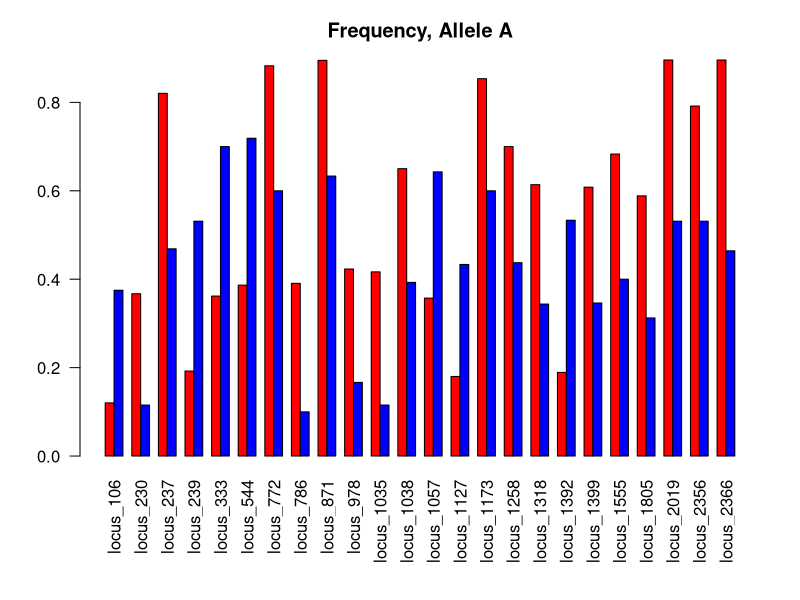
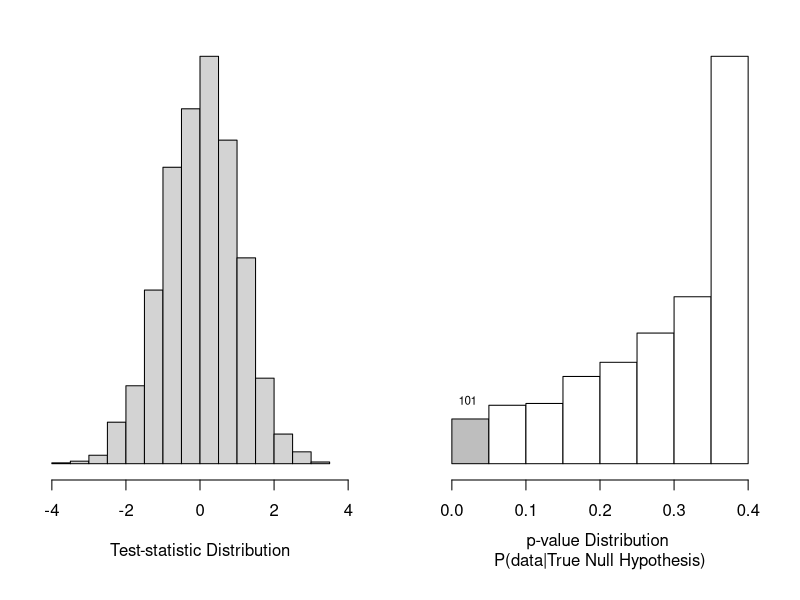
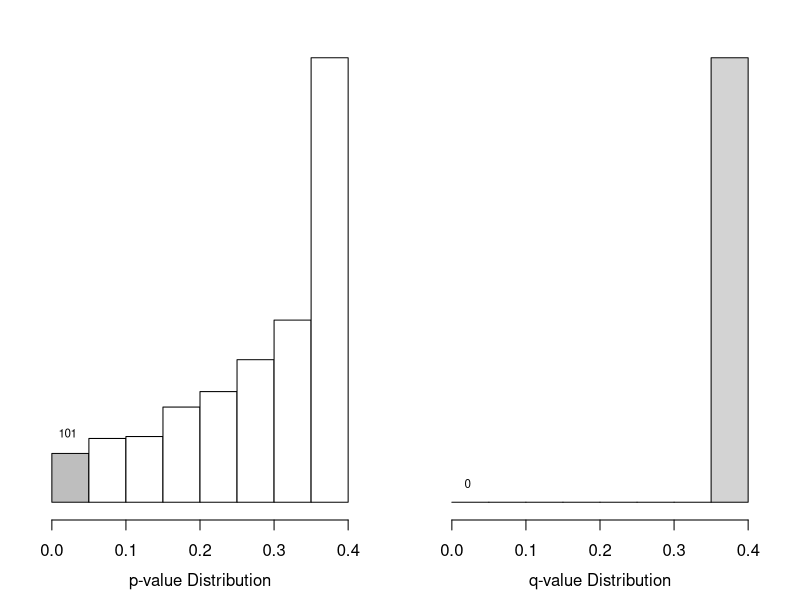
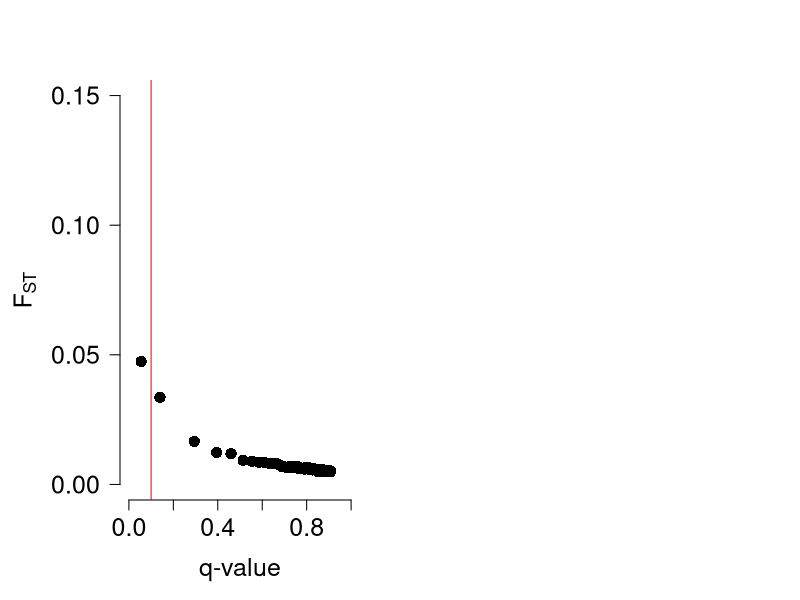

Source code (R) for these figures, in order:
## ---- chunk 1
library(qvalue)
## ---- chunk 2
# set working directory
setwd('~/Desktop/CSU_PopGen_Labs/Data/')
# load in the Bayescan data so we can use its counts in the subsequent section
bayescan<-read.table('Final_Merged_Both_Sites_Bayescan_Input_fst.txt')
## ---- chunk 3
# load the raw allele frequency data
bayescan.input<-read.table('wide_format_Bayescan.txt', header=T)

# inspect the data format
head(bayescan.input)
## ---- chunk 4
# load in the Bayescan output data
setwd('~/Desktop/CSU_PopGen_Labs/Data/')
bayescan.out<-read.table('Final_Merged_Both_Sites_Bayescan_Input_fst.txt')

# inspect the data format
head(bayescan.out)
## ---- chunk 5
# extract the loci that have more than 25% difference in frequency between the two populations
disparate.freq <- bayescan.input[which(abs(bayescan.input$p_1-bayescan.input$p_2)>0.25),]

# how many were there?
length(disparate.freq[,1])

par(mar=c(7, 4, 3, 2))
barplot(rbind(disparate.freq$p_1, disparate.freq$p_2), beside=T, col=c('red', 'blue'), names=disparate.freq$Locus_1, main='Frequency, Allele A', las=2)
## ---- chunk 6
# ANSWER KEY
disparate.freq.35 <- bayescan.input[which(abs(bayescan.input$p_1-bayescan.input$p_2)>0.35),]
length(disparate.freq.35[,1])
## ---- chunk 7

# Draw sample data points (test statistics) from a simulated normal distribution
simulated.values<-rnorm(length(bayescan.out[,1]))

# Determine the probability of making each observation randomly from
# the given distribution using the function dnorm().
# dnorm() gives the area under the curve for values 
# equal to or more extreme than the observed value, 
# otherwise known as the p-value.

simulated.p<-dnorm(simulated.values)

## ---- chunk 8
par(mfrow=c(1,2), mar=c(6,2,2,2))
hist(simulated.values, main='', xlab='Test-statistic Distribution', las=1, freq=F, xlim=c(-4, 4), axes=F)
axis(side=1)
hist(simulated.p, main='', xlab='', ylab='', las=1, breaks=seq(0,0.4, 0.05), freq=F, col=c('gray', rep('white', 8)), axes=F)
axis(side=1)
mtext(side=1, line=3.5, text='p-value Distribution \nP(data|True Null Hypothesis)')
text(x=0.021, y=1.2, labels=length(simulated.p[which(simulated.p<0.05)]), cex=0.7)
## ---- chunk 9
# perform the FDR correction with the qvalue() function:
simulated.q<-qvalue(simulated.p, lambda=0.2)

# plot the comparison
par(mfrow=c(1,2), mar=c(4,2,2,2))

hist(simulated.p, main='', xlab='', ylab='', las=1, breaks=seq(0,0.4,0.05), freq=F, col=c('gray', rep('white', 8)), axes=F)
axis(side=1)
mtext(side=1, line=2.5, text='p-value Distribution')
text(x=0.021, y=1.2, labels=length(simulated.p[which(simulated.p<0.05)]), cex=0.7)

hist(simulated.q$qvalues, main='', ylab='', xlab='', las=1, breaks=seq(0,0.4,0.05), axes=F)
axis(side=1)
mtext(side=1, line=2.5, text='q-value Distribution')
text(x=0.021, y=100, labels=length(simulated.q$qvalues[which(simulated.q$qvalues<0.05)]), cex=0.7)

## ---- chunk 10
# Count the number significant at alpha = 0.1
sig<-bayescan.out$qval[bayescan.out$qval < 0.1]
length(sig)

# What is the corresponding FST value? (round to 3 digits)

fst<-bayescan.out$fst[bayescan.out$qval < 0.1]
round(fst, 3)

# Visualize the results
par(mar=c(5,6,4,2))
plot(bayescan.out$qval, bayescan.out$fst, pch=16, cex=1.5, cex.axis=1.5, xlim=c(0,1), 
     ylim=c(0,0.15), bty='n', las=1, cex.lab=1.5, xlab='q-value', ylab='')
mtext(side=2, line=4, text=expression('F'['ST']), cex=1.5)
abline(v=0.1, col='red')
